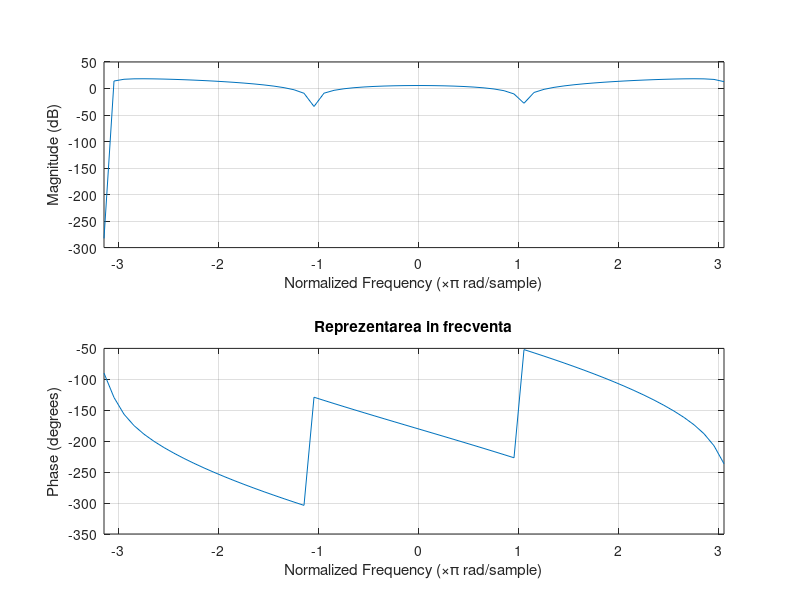
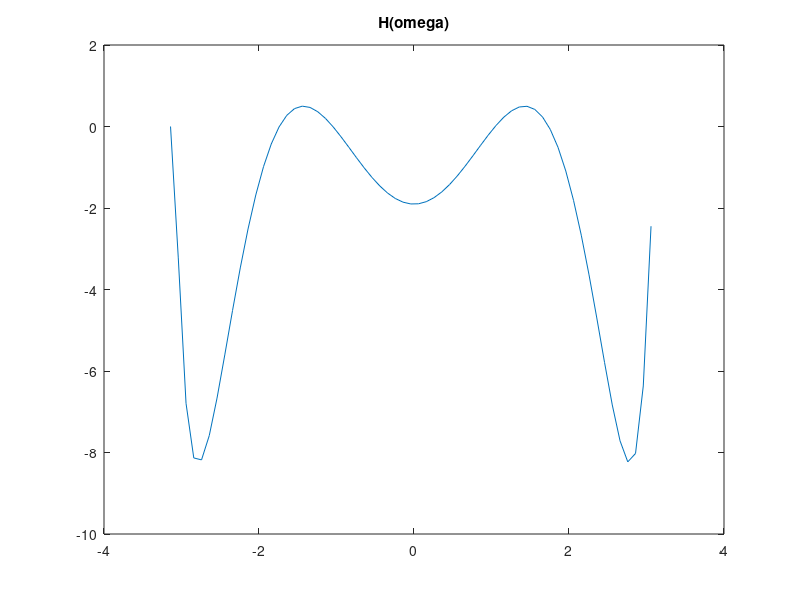

These charts were generated, in order, by the following MATLAB code: (Note: this script raises an error after producing the figures.)
clc ; 
close all ;
clear all ;

omega = -pi : 0.1 : pi ;
 
zero = [ 1 0 0 1 ] ;
pol = [ -0.45 -0.50 -0.10 ] ;

figure
freqz( zero, pol, omega ) ; 
title( 'Reprezentarea in frecventa' ) ;

[ H, omega ] = freqz( zero, pol, omega ) ;

figure
plot( omega, H ) ; 
title( 'H(omega)' ) ;

figure
pzmap( zero, pol ) ;
title( 'Poli - zerouri' ) ;

figure
zplane( zero, pol ) ;
title( 'Poli - zerouri' ) ;